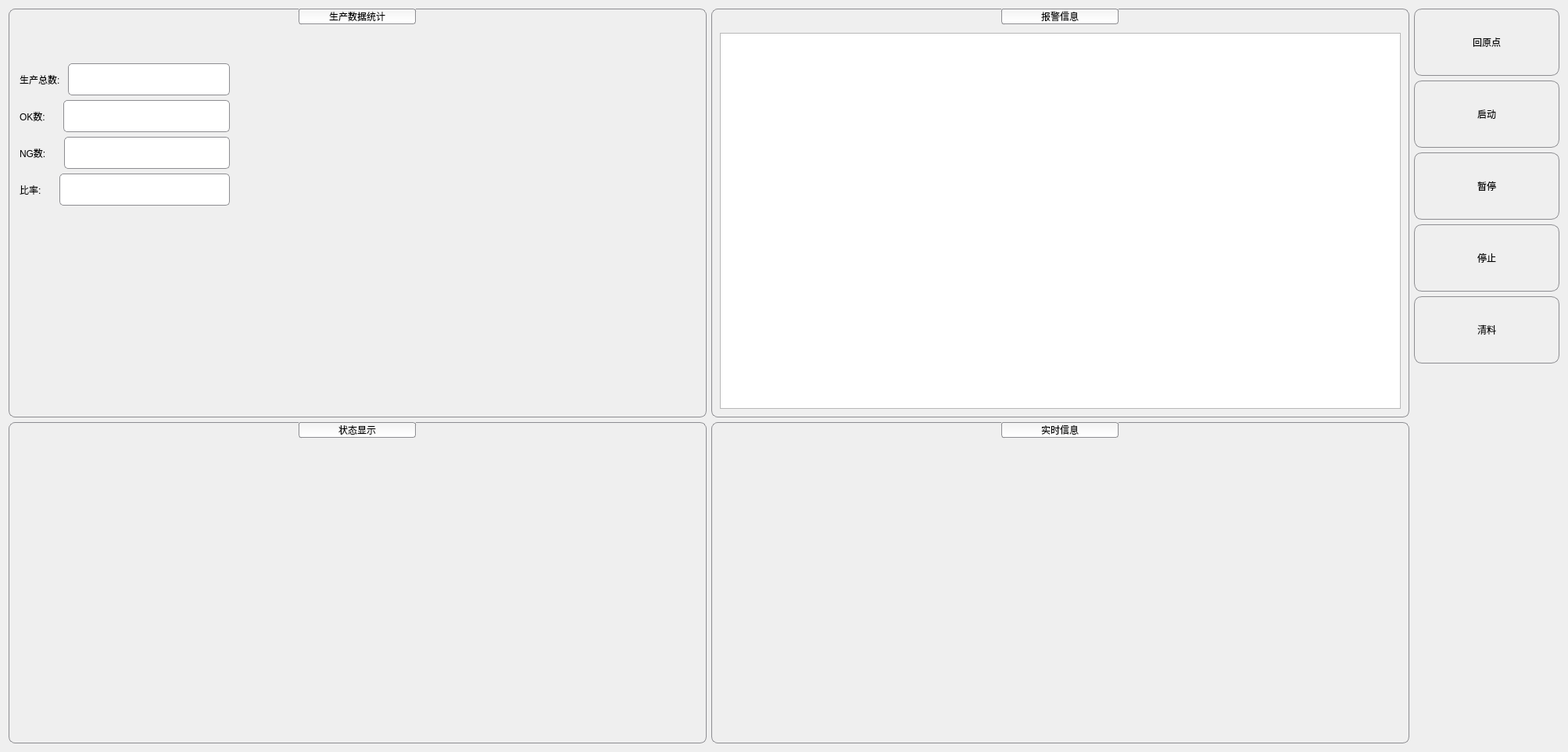
<?xml version="1.0" encoding="UTF-8"?>
<ui version="4.0">
 <class>Form</class>
 <widget class="QWidget" name="Form">
  <property name="geometry">
   <rect>
    <x>0</x>
    <y>0</y>
    <width>2006</width>
    <height>962</height>
   </rect>
  </property>
  <property name="font">
   <font>
    <family>宋体</family>
   </font>
  </property>
  <property name="windowTitle">
   <string>Form</string>
  </property>
  <property name="styleSheet">
   <string notr="true">QGroupBox::title {
     subcontrol-origin: margin;
     subcontrol-position: top center;
     border:1px solid #8D8D91;
     border-radius:3px;
     min-width:150px;
     min-height:30px;
     margin-bottom:10px;
     background-color: qlineargradient(x1: 0, y1: 0, x2: 0, y2: 1, stop: 0.2 #F5F5F5, stop: 0.8 #FEFEFE);
}
QGroupBox {
	 border:1px solid #8D8D91;
     border-radius:8px;
}
QLabel {
     border: 0px solid #8D8D91;
     padding: 1px;
     background:transparent;
}
QLineEdit {
     background:#FFFFFF;
     selection-background-color: #4197FF;
     border: 1px solid #8D8D91;
     padding: 2px;
     min-height: 35px;
     border-radius:5px;
}
 /*
     border也可以加入渐变
     border-top-color:qlineargradient(x1:0, y1:0, x2:0, y2:1, stop:0 rgba(255, 255, 255, 255), stop:1 rgba(206, 210, 255, 255));
     border-left-color:qlineargradient(x1:0, y1:0, x2:1, y2:0, stop:0 rgba(255, 255, 255, 255), stop:1 rgba(206, 210, 255, 255));
     border-right-color: qlineargradient(spread:pad, x1:0, y1:0, x2:1, y2:0, stop:0 rgba(206, 210, 255, 255), stop:1 rgba(255, 255, 255, 255));
     border-bottom-color: qlineargradient(spread:pad, x1:0, y1:0, x2:0, y2:1, stop:0 rgba(206, 210, 255, 255), stop:1 rgba(255, 255, 255, 255));
     
 */
QLineEdit:hover{
     border:2px solid #B4B4D0F5;
     border-radius:5px;
     }
 
QLineEdit:focus{
     border:2px solid #7EA3D9;
}
 
QLineEdit:read-only {
     border: 1px solid #DCDCDC;
     color: lightgray;
}
QLineEdit:disabled {
     border: 1px solid #DCDCDC;
     color: lightgray;
}
QPushButton {
     border: 1px solid #8D8D91;
     border-radius: 10px;
     background-color: QLinearGradient( x1: 0, y1: 0, x2: 0, y2: 1, 
         stop: 0 #FEFEFE, stop: 0.05 #FBFBFB,stop: 0.4 #FBFBFB, 
         stop: 0.9 #F5F5F5, stop: 1 #F5F5F5);
     padding: 2px;
     min-height: 80px;
     min-width:180px;
}</string>
  </property>
  <layout class="QGridLayout" name="gridLayout">
   <item row="1" column="2">
    <widget class="QPushButton" name="btn_Start">
     <property name="minimumSize">
      <size>
       <width>186</width>
       <height>86</height>
      </size>
     </property>
     <property name="text">
      <string>启动</string>
     </property>
    </widget>
   </item>
   <item row="4" column="2">
    <widget class="QPushButton" name="btn_Clear">
     <property name="minimumSize">
      <size>
       <width>186</width>
       <height>86</height>
      </size>
     </property>
     <property name="text">
      <string>清料</string>
     </property>
    </widget>
   </item>
   <item row="0" column="2">
    <widget class="QPushButton" name="btn_Origion">
     <property name="minimumSize">
      <size>
       <width>186</width>
       <height>86</height>
      </size>
     </property>
     <property name="maximumSize">
      <size>
       <width>200</width>
       <height>16777215</height>
      </size>
     </property>
     <property name="text">
      <string>回原点</string>
     </property>
    </widget>
   </item>
   <item row="3" column="2">
    <widget class="QPushButton" name="btn_Stop">
     <property name="minimumSize">
      <size>
       <width>186</width>
       <height>86</height>
      </size>
     </property>
     <property name="text">
      <string>停止</string>
     </property>
    </widget>
   </item>
   <item row="2" column="2">
    <widget class="QPushButton" name="btn_Pause">
     <property name="minimumSize">
      <size>
       <width>186</width>
       <height>86</height>
      </size>
     </property>
     <property name="text">
      <string>暂停</string>
     </property>
    </widget>
   </item>
   <item row="8" column="1" rowspan="2">
    <widget class="QGroupBox" name="groupBox_4">
     <property name="minimumSize">
      <size>
       <width>711</width>
       <height>411</height>
      </size>
     </property>
     <property name="title">
      <string>实时信息</string>
     </property>
    </widget>
   </item>
   <item row="8" column="0" rowspan="2">
    <widget class="QGroupBox" name="groupBox_2">
     <property name="minimumSize">
      <size>
       <width>711</width>
       <height>411</height>
      </size>
     </property>
     <property name="title">
      <string>状态显示</string>
     </property>
    </widget>
   </item>
   <item row="0" column="1" rowspan="6">
    <widget class="QGroupBox" name="groupBox_3">
     <property name="minimumSize">
      <size>
       <width>711</width>
       <height>411</height>
      </size>
     </property>
     <property name="title">
      <string>报警信息</string>
     </property>
     <layout class="QGridLayout" name="gridLayout_2">
      <property name="leftMargin">
       <number>10</number>
      </property>
      <property name="topMargin">
       <number>30</number>
      </property>
      <property name="rightMargin">
       <number>10</number>
      </property>
      <property name="bottomMargin">
       <number>10</number>
      </property>
      <item row="0" column="0">
       <widget class="QTextEdit" name="textEdit_Alarm">
        <property name="sizePolicy">
         <sizepolicy hsizetype="Expanding" vsizetype="Expanding">
          <horstretch>0</horstretch>
          <verstretch>0</verstretch>
         </sizepolicy>
        </property>
       </widget>
      </item>
     </layout>
    </widget>
   </item>
   <item row="0" column="0" rowspan="6">
    <widget class="QGroupBox" name="groupBox">
     <property name="minimumSize">
      <size>
       <width>711</width>
       <height>411</height>
      </size>
     </property>
     <property name="title">
      <string>生产数据统计</string>
     </property>
     <layout class="QGridLayout" name="gridLayout_3">
      <item row="0" column="0">
       <spacer name="verticalSpacer">
        <property name="orientation">
         <enum>Qt::Vertical</enum>
        </property>
        <property name="sizeType">
         <enum>QSizePolicy::Fixed</enum>
        </property>
        <property name="sizeHint" stdset="0">
         <size>
          <width>20</width>
          <height>60</height>
         </size>
        </property>
       </spacer>
      </item>
      <item row="1" column="0">
       <layout class="QHBoxLayout" name="horizontalLayout">
        <item>
         <widget class="QLabel" name="label">
          <property name="text">
           <string>生产总数:</string>
          </property>
         </widget>
        </item>
        <item>
         <widget class="QLineEdit" name="lineEdit_TotalCount">
          <property name="enabled">
           <bool>true</bool>
          </property>
         </widget>
        </item>
       </layout>
      </item>
      <item row="2" column="0">
       <layout class="QHBoxLayout" name="horizontalLayout_3">
        <item>
         <widget class="QLabel" name="label_3">
          <property name="text">
           <string>OK数:    </string>
          </property>
         </widget>
        </item>
        <item>
         <widget class="QLineEdit" name="lineEdit_OKCount"/>
        </item>
       </layout>
      </item>
      <item row="2" column="1">
       <spacer name="horizontalSpacer">
        <property name="orientation">
         <enum>Qt::Horizontal</enum>
        </property>
        <property name="sizeType">
         <enum>QSizePolicy::Fixed</enum>
        </property>
        <property name="sizeHint" stdset="0">
         <size>
          <width>600</width>
          <height>20</height>
         </size>
        </property>
       </spacer>
      </item>
      <item row="3" column="0">
       <layout class="QHBoxLayout" name="horizontalLayout_2">
        <item>
         <widget class="QLabel" name="label_2">
          <property name="text">
           <string>NG数:    </string>
          </property>
         </widget>
        </item>
        <item>
         <widget class="QLineEdit" name="lineEdit_NGCount"/>
        </item>
       </layout>
      </item>
      <item row="4" column="0">
       <layout class="QHBoxLayout" name="horizontalLayout_4">
        <item>
         <widget class="QLabel" name="label_4">
          <property name="text">
           <string>比率:    </string>
          </property>
         </widget>
        </item>
        <item>
         <widget class="QLineEdit" name="lineEdit"/>
        </item>
       </layout>
      </item>
      <item row="5" column="0">
       <spacer name="verticalSpacer_2">
        <property name="orientation">
         <enum>Qt::Vertical</enum>
        </property>
        <property name="sizeHint" stdset="0">
         <size>
          <width>20</width>
          <height>167</height>
         </size>
        </property>
       </spacer>
      </item>
     </layout>
    </widget>
   </item>
  </layout>
 </widget>
 <resources>
  <include location="../image/image.qrc"/>
 </resources>
 <connections/>
</ui>
